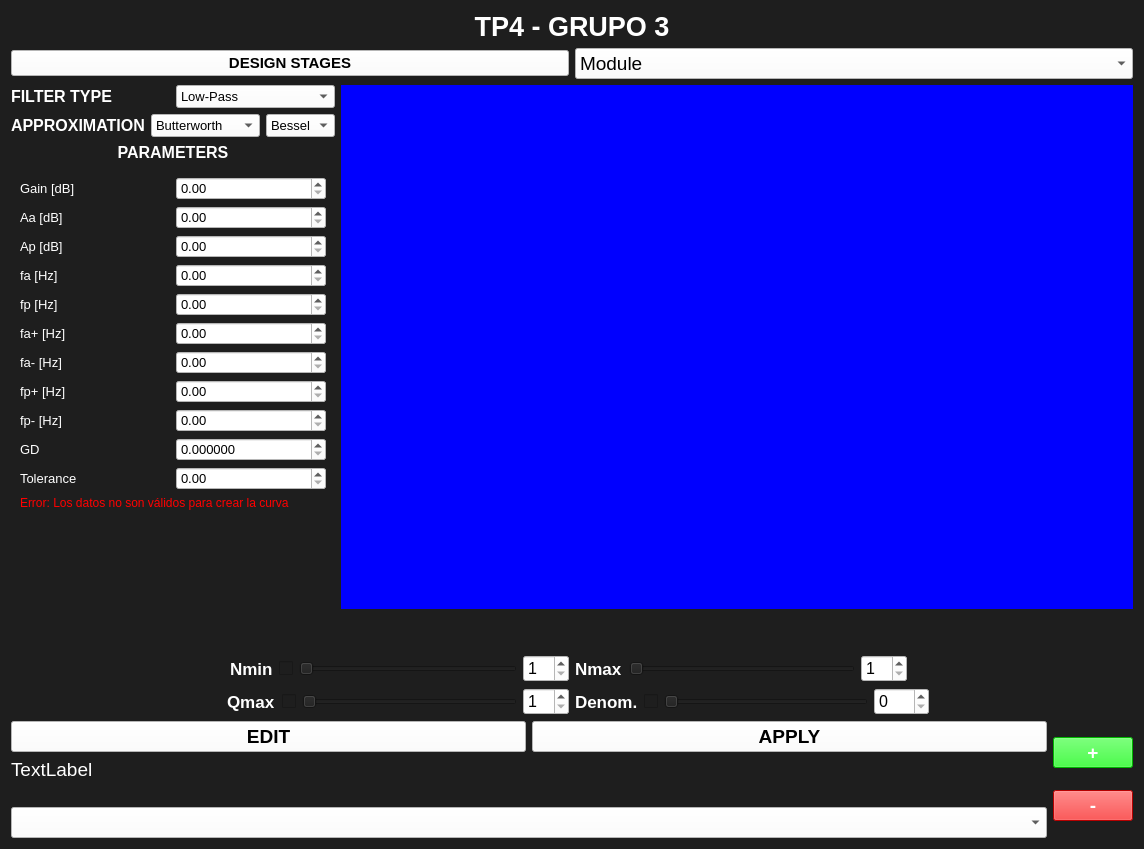
<?xml version="1.0" encoding="UTF-8"?>
<ui version="4.0">
 <class>Form</class>
 <widget class="QWidget" name="Form">
  <property name="geometry">
   <rect>
    <x>0</x>
    <y>0</y>
    <width>1144</width>
    <height>849</height>
   </rect>
  </property>
  <property name="windowTitle">
   <string>Form</string>
  </property>
  <property name="styleSheet">
   <string notr="true">background:rgb(30,30,30);
</string>
  </property>
  <layout class="QHBoxLayout" name="horizontalLayout">
   <item>
    <layout class="QVBoxLayout" name="verticalLayout">
     <item>
      <widget class="QLabel" name="label">
       <property name="font">
        <font>
         <pointsize>20</pointsize>
         <weight>75</weight>
         <bold>true</bold>
        </font>
       </property>
       <property name="styleSheet">
        <string notr="true">color:white;</string>
       </property>
       <property name="text">
        <string>TP4 - GRUPO 3</string>
       </property>
       <property name="alignment">
        <set>Qt::AlignCenter</set>
       </property>
      </widget>
     </item>
     <item>
      <layout class="QVBoxLayout" name="verticalLayout_2">
       <item>
        <layout class="QHBoxLayout" name="horizontalLayout_6">
         <item>
          <widget class="QPushButton" name="Design_Stages_button">
           <property name="font">
            <font>
             <pointsize>11</pointsize>
             <weight>75</weight>
             <bold>true</bold>
            </font>
           </property>
           <property name="styleSheet">
            <string notr="true">background:white;
</string>
           </property>
           <property name="text">
            <string>DESIGN STAGES</string>
           </property>
          </widget>
         </item>
         <item>
          <widget class="QComboBox" name="type_graph_select">
           <property name="font">
            <font>
             <pointsize>14</pointsize>
            </font>
           </property>
           <property name="styleSheet">
            <string notr="true">background:white;</string>
           </property>
           <item>
            <property name="text">
             <string>Module</string>
            </property>
           </item>
           <item>
            <property name="text">
             <string>Phase</string>
            </property>
           </item>
           <item>
            <property name="text">
             <string>Attenuation</string>
            </property>
           </item>
           <item>
            <property name="text">
             <string>Normalized Attenuation</string>
            </property>
           </item>
           <item>
            <property name="text">
             <string>Group Delay</string>
            </property>
           </item>
           <item>
            <property name="text">
             <string>Qmáx</string>
            </property>
           </item>
           <item>
            <property name="text">
             <string>Zeros and Poles</string>
            </property>
           </item>
          </widget>
         </item>
        </layout>
       </item>
       <item>
        <layout class="QHBoxLayout" name="horizontalLayout_13">
         <item>
          <layout class="QVBoxLayout" name="verticalLayout_11">
           <item>
            <layout class="QHBoxLayout" name="horizontalLayout_14">
             <item>
              <widget class="QLabel" name="label_11">
               <property name="font">
                <font>
                 <pointsize>12</pointsize>
                 <weight>75</weight>
                 <bold>true</bold>
                </font>
               </property>
               <property name="styleSheet">
                <string notr="true">color:white;</string>
               </property>
               <property name="text">
                <string>FILTER TYPE</string>
               </property>
               <property name="alignment">
                <set>Qt::AlignLeading|Qt::AlignLeft|Qt::AlignVCenter</set>
               </property>
              </widget>
             </item>
             <item>
              <widget class="QComboBox" name="filter_select">
               <property name="font">
                <font>
                 <pointsize>10</pointsize>
                </font>
               </property>
               <property name="styleSheet">
                <string notr="true">background:white;</string>
               </property>
               <item>
                <property name="text">
                 <string>Low-Pass</string>
                </property>
               </item>
               <item>
                <property name="text">
                 <string>High-Pass</string>
                </property>
               </item>
               <item>
                <property name="text">
                 <string>Band-Pass</string>
                </property>
               </item>
               <item>
                <property name="text">
                 <string>Band-Reject</string>
                </property>
               </item>
               <item>
                <property name="text">
                 <string>Group-Delay</string>
                </property>
               </item>
              </widget>
             </item>
            </layout>
           </item>
           <item>
            <layout class="QHBoxLayout" name="horizontalLayout_17">
             <item>
              <widget class="QLabel" name="label_2">
               <property name="font">
                <font>
                 <pointsize>12</pointsize>
                 <weight>75</weight>
                 <bold>true</bold>
                </font>
               </property>
               <property name="styleSheet">
                <string notr="true">color:white;</string>
               </property>
               <property name="text">
                <string>APPROXIMATION</string>
               </property>
              </widget>
             </item>
             <item>
              <widget class="QComboBox" name="aproximation_select">
               <property name="font">
                <font>
                 <pointsize>10</pointsize>
                </font>
               </property>
               <property name="styleSheet">
                <string notr="true">background:white;</string>
               </property>
               <item>
                <property name="text">
                 <string>Butterworth</string>
                </property>
               </item>
               <item>
                <property name="text">
                 <string>Chebycheff_l</string>
                </property>
               </item>
               <item>
                <property name="text">
                 <string>Chebycheff_ll</string>
                </property>
               </item>
               <item>
                <property name="text">
                 <string>Legendre</string>
                </property>
               </item>
               <item>
                <property name="text">
                 <string>Cauer</string>
                </property>
               </item>
               <item>
                <property name="text">
                 <string>Bessel</string>
                </property>
               </item>
               <item>
                <property name="text">
                 <string>Gauss</string>
                </property>
               </item>
              </widget>
             </item>
             <item>
              <widget class="QComboBox" name="aproximation_select_2">
               <property name="font">
                <font>
                 <pointsize>10</pointsize>
                </font>
               </property>
               <property name="styleSheet">
                <string notr="true">background:white;</string>
               </property>
               <item>
                <property name="text">
                 <string>Bessel</string>
                </property>
               </item>
               <item>
                <property name="text">
                 <string>Gauss</string>
                </property>
               </item>
              </widget>
             </item>
            </layout>
           </item>
           <item>
            <widget class="QLabel" name="label_12">
             <property name="font">
              <font>
               <pointsize>12</pointsize>
               <weight>75</weight>
               <bold>true</bold>
              </font>
             </property>
             <property name="styleSheet">
              <string notr="true">color:white;</string>
             </property>
             <property name="text">
              <string>PARAMETERS</string>
             </property>
             <property name="alignment">
              <set>Qt::AlignCenter</set>
             </property>
            </widget>
           </item>
           <item>
            <widget class="QWidget" name="widget_4" native="true">
             <layout class="QVBoxLayout" name="verticalLayout_12">
              <item>
               <layout class="QHBoxLayout" name="horizontalLayout_15">
                <item>
                 <widget class="QLabel" name="label_13">
                  <property name="font">
                   <font>
                    <pointsize>10</pointsize>
                   </font>
                  </property>
                  <property name="styleSheet">
                   <string notr="true">color:white;</string>
                  </property>
                  <property name="text">
                   <string>Gain [dB]</string>
                  </property>
                 </widget>
                </item>
                <item>
                 <widget class="QDoubleSpinBox" name="Gain_valor">
                  <property name="font">
                   <font>
                    <pointsize>10</pointsize>
                   </font>
                  </property>
                  <property name="styleSheet">
                   <string notr="true">background:white;</string>
                  </property>
                  <property name="maximum">
                   <double>2000000000.000000000000000</double>
                  </property>
                 </widget>
                </item>
               </layout>
              </item>
              <item>
               <layout class="QHBoxLayout" name="horizontalLayout_19">
                <item>
                 <widget class="QLabel" name="label_15">
                  <property name="font">
                   <font>
                    <pointsize>10</pointsize>
                   </font>
                  </property>
                  <property name="styleSheet">
                   <string notr="true">color:white;</string>
                  </property>
                  <property name="text">
                   <string>Aa [dB]</string>
                  </property>
                 </widget>
                </item>
                <item>
                 <widget class="QDoubleSpinBox" name="Aa_Valor">
                  <property name="font">
                   <font>
                    <pointsize>10</pointsize>
                   </font>
                  </property>
                  <property name="styleSheet">
                   <string notr="true">background:white;</string>
                  </property>
                  <property name="maximum">
                   <double>2000000000.000000000000000</double>
                  </property>
                 </widget>
                </item>
               </layout>
              </item>
              <item>
               <layout class="QHBoxLayout" name="horizontalLayout_20">
                <item>
                 <widget class="QLabel" name="label_16">
                  <property name="font">
                   <font>
                    <pointsize>10</pointsize>
                   </font>
                  </property>
                  <property name="styleSheet">
                   <string notr="true">color:white;</string>
                  </property>
                  <property name="text">
                   <string>Ap [dB]</string>
                  </property>
                 </widget>
                </item>
                <item>
                 <widget class="QDoubleSpinBox" name="Ap_valor">
                  <property name="font">
                   <font>
                    <pointsize>10</pointsize>
                   </font>
                  </property>
                  <property name="styleSheet">
                   <string notr="true">background:white;</string>
                  </property>
                  <property name="maximum">
                   <double>2000000000.000000000000000</double>
                  </property>
                 </widget>
                </item>
               </layout>
              </item>
              <item>
               <layout class="QHBoxLayout" name="horizontalLayout_21">
                <item>
                 <widget class="QLabel" name="label_17">
                  <property name="font">
                   <font>
                    <pointsize>10</pointsize>
                   </font>
                  </property>
                  <property name="styleSheet">
                   <string notr="true">color:white;</string>
                  </property>
                  <property name="text">
                   <string>fa [Hz]</string>
                  </property>
                 </widget>
                </item>
                <item>
                 <widget class="QDoubleSpinBox" name="fa_valor">
                  <property name="font">
                   <font>
                    <pointsize>10</pointsize>
                   </font>
                  </property>
                  <property name="styleSheet">
                   <string notr="true">background:white;</string>
                  </property>
                  <property name="maximum">
                   <double>2000000000.000000000000000</double>
                  </property>
                 </widget>
                </item>
               </layout>
              </item>
              <item>
               <layout class="QHBoxLayout" name="horizontalLayout_22">
                <item>
                 <widget class="QLabel" name="label_18">
                  <property name="font">
                   <font>
                    <pointsize>10</pointsize>
                   </font>
                  </property>
                  <property name="styleSheet">
                   <string notr="true">color:white;</string>
                  </property>
                  <property name="text">
                   <string>fp [Hz]</string>
                  </property>
                 </widget>
                </item>
                <item>
                 <widget class="QDoubleSpinBox" name="fp_valor">
                  <property name="font">
                   <font>
                    <pointsize>10</pointsize>
                   </font>
                  </property>
                  <property name="styleSheet">
                   <string notr="true">background:white;</string>
                  </property>
                  <property name="maximum">
                   <double>2000000000.000000000000000</double>
                  </property>
                 </widget>
                </item>
               </layout>
              </item>
              <item>
               <layout class="QHBoxLayout" name="horizontalLayout_23">
                <item>
                 <widget class="QLabel" name="label_19">
                  <property name="font">
                   <font>
                    <pointsize>10</pointsize>
                   </font>
                  </property>
                  <property name="styleSheet">
                   <string notr="true">color:white;</string>
                  </property>
                  <property name="text">
                   <string>fa+ [Hz]</string>
                  </property>
                 </widget>
                </item>
                <item>
                 <widget class="QDoubleSpinBox" name="fa_mas_valor">
                  <property name="font">
                   <font>
                    <pointsize>10</pointsize>
                   </font>
                  </property>
                  <property name="styleSheet">
                   <string notr="true">background:white;</string>
                  </property>
                  <property name="maximum">
                   <double>2000000000.000000000000000</double>
                  </property>
                 </widget>
                </item>
               </layout>
              </item>
              <item>
               <layout class="QHBoxLayout" name="horizontalLayout_24">
                <item>
                 <widget class="QLabel" name="label_20">
                  <property name="font">
                   <font>
                    <pointsize>10</pointsize>
                   </font>
                  </property>
                  <property name="styleSheet">
                   <string notr="true">color:white;</string>
                  </property>
                  <property name="text">
                   <string>fa- [Hz]</string>
                  </property>
                 </widget>
                </item>
                <item>
                 <widget class="QDoubleSpinBox" name="fa_menos_valor">
                  <property name="font">
                   <font>
                    <pointsize>10</pointsize>
                   </font>
                  </property>
                  <property name="styleSheet">
                   <string notr="true">background:white;</string>
                  </property>
                  <property name="maximum">
                   <double>2000000000.000000000000000</double>
                  </property>
                 </widget>
                </item>
               </layout>
              </item>
              <item>
               <layout class="QHBoxLayout" name="horizontalLayout_25">
                <item>
                 <widget class="QLabel" name="label_21">
                  <property name="font">
                   <font>
                    <pointsize>10</pointsize>
                   </font>
                  </property>
                  <property name="styleSheet">
                   <string notr="true">color:white;</string>
                  </property>
                  <property name="text">
                   <string>fp+ [Hz]</string>
                  </property>
                 </widget>
                </item>
                <item>
                 <widget class="QDoubleSpinBox" name="fp_mas_valor">
                  <property name="font">
                   <font>
                    <pointsize>10</pointsize>
                   </font>
                  </property>
                  <property name="styleSheet">
                   <string notr="true">background:white;</string>
                  </property>
                  <property name="maximum">
                   <double>2000000000.000000000000000</double>
                  </property>
                 </widget>
                </item>
               </layout>
              </item>
              <item>
               <layout class="QHBoxLayout" name="horizontalLayout_26">
                <item>
                 <widget class="QLabel" name="label_22">
                  <property name="font">
                   <font>
                    <pointsize>10</pointsize>
                   </font>
                  </property>
                  <property name="styleSheet">
                   <string notr="true">color:white;</string>
                  </property>
                  <property name="text">
                   <string>fp- [Hz]</string>
                  </property>
                 </widget>
                </item>
                <item>
                 <widget class="QDoubleSpinBox" name="fp_menos_valor">
                  <property name="font">
                   <font>
                    <pointsize>10</pointsize>
                   </font>
                  </property>
                  <property name="styleSheet">
                   <string notr="true">background:white;</string>
                  </property>
                  <property name="maximum">
                   <double>2000000000.000000000000000</double>
                  </property>
                 </widget>
                </item>
               </layout>
              </item>
              <item>
               <layout class="QHBoxLayout" name="horizontalLayout_30">
                <item>
                 <widget class="QLabel" name="label_24">
                  <property name="font">
                   <font>
                    <pointsize>10</pointsize>
                   </font>
                  </property>
                  <property name="styleSheet">
                   <string notr="true">color:white;</string>
                  </property>
                  <property name="text">
                   <string>GD</string>
                  </property>
                 </widget>
                </item>
                <item>
                 <widget class="QDoubleSpinBox" name="GD_value">
                  <property name="font">
                   <font>
                    <pointsize>10</pointsize>
                   </font>
                  </property>
                  <property name="styleSheet">
                   <string notr="true">background:white;</string>
                  </property>
                  <property name="decimals">
                   <number>6</number>
                  </property>
                  <property name="maximum">
                   <double>2000000000.000000000000000</double>
                  </property>
                 </widget>
                </item>
               </layout>
              </item>
              <item>
               <layout class="QHBoxLayout" name="horizontalLayout_29">
                <item>
                 <widget class="QLabel" name="label_25">
                  <property name="font">
                   <font>
                    <pointsize>10</pointsize>
                   </font>
                  </property>
                  <property name="styleSheet">
                   <string notr="true">color:white;</string>
                  </property>
                  <property name="text">
                   <string>Tolerance</string>
                  </property>
                 </widget>
                </item>
                <item>
                 <widget class="QDoubleSpinBox" name="tolerance_value">
                  <property name="font">
                   <font>
                    <pointsize>10</pointsize>
                   </font>
                  </property>
                  <property name="styleSheet">
                   <string notr="true">background:white;</string>
                  </property>
                  <property name="maximum">
                   <double>100.000000000000000</double>
                  </property>
                 </widget>
                </item>
               </layout>
              </item>
              <item>
               <widget class="QLabel" name="label_3">
                <property name="styleSheet">
                 <string notr="true">color:red;</string>
                </property>
                <property name="text">
                 <string>Error: Los datos no son válidos para crear la curva</string>
                </property>
               </widget>
              </item>
              <item>
               <spacer name="verticalSpacer_4">
                <property name="orientation">
                 <enum>Qt::Vertical</enum>
                </property>
                <property name="sizeHint" stdset="0">
                 <size>
                  <width>20</width>
                  <height>40</height>
                 </size>
                </property>
               </spacer>
              </item>
             </layout>
            </widget>
           </item>
          </layout>
         </item>
         <item>
          <layout class="QVBoxLayout" name="verticalLayout_9">
           <item>
            <layout class="QVBoxLayout" name="verticalLayout_13">
             <item>
              <widget class="MplWidget" name="MplWidget" native="true">
               <property name="styleSheet">
                <string notr="true">background:blue;</string>
               </property>
              </widget>
             </item>
            </layout>
           </item>
           <item>
            <layout class="QVBoxLayout" name="Toolbar1">
             <item>
              <spacer name="horizontalSpacer_6">
               <property name="orientation">
                <enum>Qt::Horizontal</enum>
               </property>
               <property name="sizeHint" stdset="0">
                <size>
                 <width>40</width>
                 <height>20</height>
                </size>
               </property>
              </spacer>
             </item>
            </layout>
           </item>
           <item>
            <spacer name="horizontalSpacer_3">
             <property name="orientation">
              <enum>Qt::Horizontal</enum>
             </property>
             <property name="sizeHint" stdset="0">
              <size>
               <width>40</width>
               <height>20</height>
              </size>
             </property>
            </spacer>
           </item>
          </layout>
         </item>
        </layout>
       </item>
       <item>
        <layout class="QHBoxLayout" name="horizontalLayout_10">
         <item>
          <layout class="QVBoxLayout" name="verticalLayout_10">
           <item>
            <layout class="QHBoxLayout" name="horizontalLayout_11">
             <item>
              <spacer name="horizontalSpacer">
               <property name="orientation">
                <enum>Qt::Horizontal</enum>
               </property>
               <property name="sizeHint" stdset="0">
                <size>
                 <width>40</width>
                 <height>20</height>
                </size>
               </property>
              </spacer>
             </item>
             <item>
              <widget class="QLabel" name="label_9">
               <property name="font">
                <font>
                 <pointsize>13</pointsize>
                 <weight>75</weight>
                 <bold>true</bold>
                </font>
               </property>
               <property name="styleSheet">
                <string notr="true">color:white;</string>
               </property>
               <property name="text">
                <string>Nmin</string>
               </property>
              </widget>
             </item>
             <item>
              <widget class="QCheckBox" name="N_check">
               <property name="text">
                <string/>
               </property>
              </widget>
             </item>
             <item>
              <widget class="QSlider" name="N_min_slider_2">
               <property name="minimum">
                <number>1</number>
               </property>
               <property name="maximum">
                <number>20</number>
               </property>
               <property name="orientation">
                <enum>Qt::Horizontal</enum>
               </property>
              </widget>
             </item>
             <item>
              <widget class="QSpinBox" name="N_min_box_2">
               <property name="font">
                <font>
                 <pointsize>12</pointsize>
                </font>
               </property>
               <property name="styleSheet">
                <string notr="true">background:white;</string>
               </property>
               <property name="minimum">
                <number>1</number>
               </property>
               <property name="maximum">
                <number>20</number>
               </property>
              </widget>
             </item>
            </layout>
           </item>
           <item>
            <layout class="QHBoxLayout" name="horizontalLayout_12">
             <item>
              <spacer name="horizontalSpacer_2">
               <property name="orientation">
                <enum>Qt::Horizontal</enum>
               </property>
               <property name="sizeHint" stdset="0">
                <size>
                 <width>40</width>
                 <height>20</height>
                </size>
               </property>
              </spacer>
             </item>
             <item>
              <widget class="QLabel" name="label_10">
               <property name="font">
                <font>
                 <pointsize>13</pointsize>
                 <weight>75</weight>
                 <bold>true</bold>
                </font>
               </property>
               <property name="styleSheet">
                <string notr="true">color:white;</string>
               </property>
               <property name="text">
                <string>Qmax</string>
               </property>
              </widget>
             </item>
             <item>
              <widget class="QCheckBox" name="Q_check">
               <property name="text">
                <string/>
               </property>
              </widget>
             </item>
             <item>
              <widget class="QSlider" name="Q_slider">
               <property name="minimum">
                <number>1</number>
               </property>
               <property name="maximum">
                <number>20</number>
               </property>
               <property name="orientation">
                <enum>Qt::Horizontal</enum>
               </property>
              </widget>
             </item>
             <item>
              <widget class="QSpinBox" name="Q_box">
               <property name="font">
                <font>
                 <pointsize>12</pointsize>
                 <weight>50</weight>
                 <bold>false</bold>
                </font>
               </property>
               <property name="styleSheet">
                <string notr="true">Background:white;</string>
               </property>
               <property name="minimum">
                <number>1</number>
               </property>
               <property name="maximum">
                <number>20</number>
               </property>
              </widget>
             </item>
            </layout>
           </item>
          </layout>
         </item>
         <item>
          <layout class="QHBoxLayout" name="horizontalLayout_16"/>
         </item>
         <item>
          <layout class="QVBoxLayout" name="verticalLayout_15">
           <item>
            <layout class="QHBoxLayout" name="horizontalLayout_27">
             <item>
              <widget class="QLabel" name="label_23">
               <property name="font">
                <font>
                 <pointsize>13</pointsize>
                 <weight>75</weight>
                 <bold>true</bold>
                </font>
               </property>
               <property name="styleSheet">
                <string notr="true">color:white;</string>
               </property>
               <property name="text">
                <string>Nmax</string>
               </property>
              </widget>
             </item>
             <item>
              <widget class="QSlider" name="N_max_slider">
               <property name="minimum">
                <number>1</number>
               </property>
               <property name="maximum">
                <number>20</number>
               </property>
               <property name="orientation">
                <enum>Qt::Horizontal</enum>
               </property>
              </widget>
             </item>
             <item>
              <widget class="QSpinBox" name="N_max_box">
               <property name="font">
                <font>
                 <pointsize>12</pointsize>
                </font>
               </property>
               <property name="styleSheet">
                <string notr="true">background:white;</string>
               </property>
               <property name="minimum">
                <number>1</number>
               </property>
               <property name="maximum">
                <number>20</number>
               </property>
              </widget>
             </item>
             <item>
              <spacer name="horizontalSpacer_5">
               <property name="orientation">
                <enum>Qt::Horizontal</enum>
               </property>
               <property name="sizeHint" stdset="0">
                <size>
                 <width>40</width>
                 <height>20</height>
                </size>
               </property>
              </spacer>
             </item>
            </layout>
           </item>
           <item>
            <layout class="QHBoxLayout" name="horizontalLayout_18">
             <item>
              <widget class="QLabel" name="label_14">
               <property name="font">
                <font>
                 <pointsize>13</pointsize>
                 <weight>75</weight>
                 <bold>true</bold>
                </font>
               </property>
               <property name="styleSheet">
                <string notr="true">color:white;</string>
               </property>
               <property name="text">
                <string>Denom.</string>
               </property>
              </widget>
             </item>
             <item>
              <widget class="QCheckBox" name="Denom_check">
               <property name="text">
                <string/>
               </property>
              </widget>
             </item>
             <item>
              <widget class="QSlider" name="Denom_slider">
               <property name="minimum">
                <number>0</number>
               </property>
               <property name="maximum">
                <number>100</number>
               </property>
               <property name="orientation">
                <enum>Qt::Horizontal</enum>
               </property>
              </widget>
             </item>
             <item>
              <widget class="QSpinBox" name="Denom_box">
               <property name="font">
                <font>
                 <pointsize>12</pointsize>
                </font>
               </property>
               <property name="styleSheet">
                <string notr="true">background:white;</string>
               </property>
               <property name="minimum">
                <number>0</number>
               </property>
               <property name="maximum">
                <number>100</number>
               </property>
              </widget>
             </item>
             <item>
              <spacer name="horizontalSpacer_4">
               <property name="orientation">
                <enum>Qt::Horizontal</enum>
               </property>
               <property name="sizeHint" stdset="0">
                <size>
                 <width>40</width>
                 <height>20</height>
                </size>
               </property>
              </spacer>
             </item>
            </layout>
           </item>
          </layout>
         </item>
        </layout>
       </item>
      </layout>
     </item>
     <item>
      <layout class="QHBoxLayout" name="horizontalLayout_2">
       <item>
        <layout class="QVBoxLayout" name="verticalLayout_3">
         <item>
          <layout class="QHBoxLayout" name="horizontalLayout_3">
           <item>
            <widget class="QPushButton" name="Edit_button">
             <property name="font">
              <font>
               <pointsize>14</pointsize>
               <weight>75</weight>
               <bold>true</bold>
              </font>
             </property>
             <property name="styleSheet">
              <string notr="true">background:white;</string>
             </property>
             <property name="text">
              <string>EDIT</string>
             </property>
            </widget>
           </item>
           <item>
            <widget class="QPushButton" name="Apply_button">
             <property name="font">
              <font>
               <pointsize>14</pointsize>
               <weight>75</weight>
               <bold>true</bold>
              </font>
             </property>
             <property name="styleSheet">
              <string notr="true">background:white;</string>
             </property>
             <property name="text">
              <string>APPLY</string>
             </property>
            </widget>
           </item>
          </layout>
         </item>
         <item>
          <widget class="QLabel" name="label_4">
           <property name="font">
            <font>
             <pointsize>14</pointsize>
            </font>
           </property>
           <property name="styleSheet">
            <string notr="true">color:white</string>
           </property>
           <property name="text">
            <string>TextLabel</string>
           </property>
          </widget>
         </item>
         <item>
          <spacer name="horizontalSpacer_7">
           <property name="orientation">
            <enum>Qt::Horizontal</enum>
           </property>
           <property name="sizeHint" stdset="0">
            <size>
             <width>40</width>
             <height>20</height>
            </size>
           </property>
          </spacer>
         </item>
         <item>
          <widget class="QComboBox" name="Curve_List_Select">
           <property name="font">
            <font>
             <pointsize>14</pointsize>
            </font>
           </property>
           <property name="styleSheet">
            <string notr="true">background:white;</string>
           </property>
          </widget>
         </item>
        </layout>
       </item>
       <item>
        <layout class="QVBoxLayout" name="verticalLayout_14">
         <item>
          <widget class="QPushButton" name="add_curve_button">
           <property name="font">
            <font>
             <pointsize>14</pointsize>
             <weight>75</weight>
             <bold>true</bold>
            </font>
           </property>
           <property name="styleSheet">
            <string notr="true">background:rgb(0,255,0);
color:white;</string>
           </property>
           <property name="text">
            <string>+</string>
           </property>
          </widget>
         </item>
         <item>
          <widget class="QPushButton" name="remove_curve_button">
           <property name="font">
            <font>
             <pointsize>14</pointsize>
             <weight>75</weight>
             <bold>true</bold>
            </font>
           </property>
           <property name="styleSheet">
            <string notr="true">background:rgb(255,0,0);
color:white;</string>
           </property>
           <property name="text">
            <string>-</string>
           </property>
          </widget>
         </item>
        </layout>
       </item>
      </layout>
     </item>
    </layout>
   </item>
  </layout>
 </widget>
 <customwidgets>
  <customwidget>
   <class>MplWidget</class>
   <extends>QWidget</extends>
   <header location="global">mplwidget.h</header>
   <container>1</container>
  </customwidget>
 </customwidgets>
 <resources/>
 <connections>
  <connection>
   <sender>N_min_slider_2</sender>
   <signal>valueChanged(int)</signal>
   <receiver>N_min_box_2</receiver>
   <slot>setValue(int)</slot>
   <hints>
    <hint type="sourcelabel">
     <x>462</x>
     <y>693</y>
    </hint>
    <hint type="destinationlabel">
     <x>540</x>
     <y>691</y>
    </hint>
   </hints>
  </connection>
  <connection>
   <sender>N_min_box_2</sender>
   <signal>valueChanged(int)</signal>
   <receiver>N_min_slider_2</receiver>
   <slot>setValue(int)</slot>
   <hints>
    <hint type="sourcelabel">
     <x>527</x>
     <y>699</y>
    </hint>
    <hint type="destinationlabel">
     <x>454</x>
     <y>680</y>
    </hint>
   </hints>
  </connection>
  <connection>
   <sender>Q_slider</sender>
   <signal>valueChanged(int)</signal>
   <receiver>Q_box</receiver>
   <slot>setValue(int)</slot>
   <hints>
    <hint type="sourcelabel">
     <x>462</x>
     <y>729</y>
    </hint>
    <hint type="destinationlabel">
     <x>530</x>
     <y>733</y>
    </hint>
   </hints>
  </connection>
  <connection>
   <sender>Q_box</sender>
   <signal>valueChanged(int)</signal>
   <receiver>Q_slider</receiver>
   <slot>setValue(int)</slot>
   <hints>
    <hint type="sourcelabel">
     <x>499</x>
     <y>718</y>
    </hint>
    <hint type="destinationlabel">
     <x>413</x>
     <y>729</y>
    </hint>
   </hints>
  </connection>
  <connection>
   <sender>N_max_slider</sender>
   <signal>valueChanged(int)</signal>
   <receiver>N_max_box</receiver>
   <slot>setValue(int)</slot>
   <hints>
    <hint type="sourcelabel">
     <x>909</x>
     <y>681</y>
    </hint>
    <hint type="destinationlabel">
     <x>1077</x>
     <y>691</y>
    </hint>
   </hints>
  </connection>
  <connection>
   <sender>N_max_box</sender>
   <signal>valueChanged(int)</signal>
   <receiver>N_max_slider</receiver>
   <slot>setValue(int)</slot>
   <hints>
    <hint type="sourcelabel">
     <x>1067</x>
     <y>680</y>
    </hint>
    <hint type="destinationlabel">
     <x>981</x>
     <y>694</y>
    </hint>
   </hints>
  </connection>
  <connection>
   <sender>Denom_slider</sender>
   <signal>valueChanged(int)</signal>
   <receiver>Denom_box</receiver>
   <slot>setValue(int)</slot>
   <hints>
    <hint type="sourcelabel">
     <x>966</x>
     <y>725</y>
    </hint>
    <hint type="destinationlabel">
     <x>1080</x>
     <y>733</y>
    </hint>
   </hints>
  </connection>
  <connection>
   <sender>Denom_box</sender>
   <signal>valueChanged(int)</signal>
   <receiver>Denom_slider</receiver>
   <slot>setValue(int)</slot>
   <hints>
    <hint type="sourcelabel">
     <x>1067</x>
     <y>716</y>
    </hint>
    <hint type="destinationlabel">
     <x>1003</x>
     <y>736</y>
    </hint>
   </hints>
  </connection>
 </connections>
</ui>
